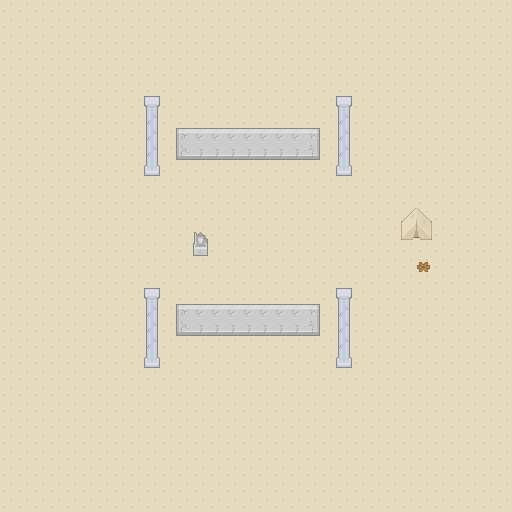

The image is a tile-based game level rendered from a .tmx file. Its description and source (layers, tilesets, objects; grid data summarised) follow:
An orthogonal 32x32 tile map with 16x16 px tiles, 4 tile layers (under, under-overlay, middle, over) and 1 object (speaker).

<map version="1.0" tiledversion="1.1.5" orientation="orthogonal" renderorder="right-down" width="32" height="32" tilewidth="16" tileheight="16" infinite="0" nextobjectid="27">
 <tileset firstgid="1" name="roguelike_general" tilewidth="16" tileheight="16" spacing="1" tilecount="1767" columns="57">
  <image source="../../../sprites/tiles/roguelike.png" width="968" height="526" />
 </tileset>
 <layer name="under" width="32" height="32">
  <data>[1024 cells, 1024 non-empty, 1 distinct tile ids]</data>
 </layer>
 <layer name="under-overlay" width="32" height="32">
  <data>[1024 cells, 1 non-empty, 1 distinct tile ids]</data>
 </layer>
 <objectgroup name="objects">
  <object id="26" name="villager" type="speaker" x="290.667" y="230">
   <properties>
    <property name="phrase" value="this is the ruins" />
   </properties>
   <point />
  </object>
 </objectgroup>
 <layer name="middle" width="32" height="32">
  <data>[1024 cells, 43 non-empty, 10 distinct tile ids]</data>
 </layer>
 <layer name="over" width="32" height="32">
  <data>[1024 cells, 19 non-empty, 5 distinct tile ids]</data>
 </layer>
</map>
